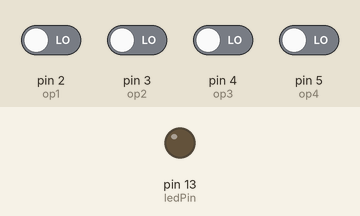
Recording of a sketch running on a simulated Arduino Uno, built with avr-gcc and run on an emulated ATmega328P. Parts: output pins drawn as LEDs (lit = HIGH). Inputs (shaded band) come from the test bench; at power-on: pin 2 (op1), pin 3 (op2), pin 4 (op3), pin 5 (op4) LOW. What the sketch prints to the serial monitor is not drawn.

Above: at 1.2 s.
1.3 s: pin 2 (op1) driven HIGH
At 2.5 s:
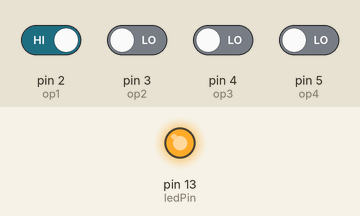
2.8 s: pin 2 (op1) driven LOW
At 3.6 s:
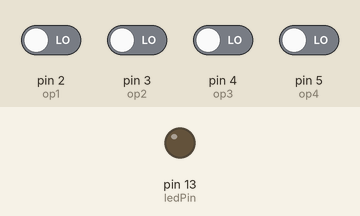
4.3 s: pin 3 (op2) driven HIGH
At 4.7 s:
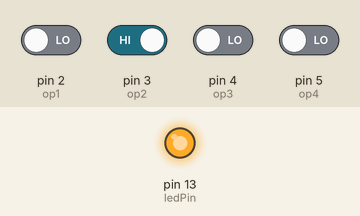
Timing chart, 0 to 7.3 s (numbered marks = the images above; inputs shaded):
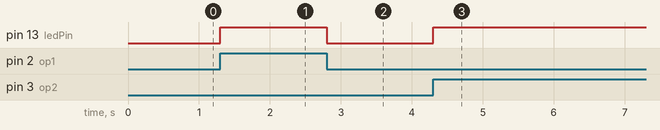

The sketch:

r2d2.ino
```cpp
const int op1 = 2, op2 = 3, op3 = 4, op4 = 5;
const int ledPin =  13;

int op1State = 0, op2State = 0, op3State = 0, op4State = 0;
bool pressed = false;

void setup() {
  Serial.begin(9600);
  pinMode(ledPin, OUTPUT);
  pinMode(op1, INPUT);
  pinMode(op2, INPUT);
  pinMode(op3, INPUT);
  pinMode(op4, INPUT);
}

void loop() {
  read_buttons();
  is_pressed();
}

char send_op(){
  if(op1State == HIGH){
    return '1';
  }
  else if(op2State == HIGH){
    return '2';
  }
  else if(op3State == HIGH){
    return '3';
  }
  else if(op4State == HIGH){
    return '4';
  }
  else{
    return '0';
  }
}

void read_buttons(){
  op1State = digitalRead(op1);
  op2State = digitalRead(op2);
  op3State = digitalRead(op3);
  op4State = digitalRead(op4);
}
void is_pressed(){
  if(op1State == HIGH || op2State == HIGH || op3State == HIGH || op4State == HIGH){
    digitalWrite(ledPin, HIGH);
    Serial.println(send_op());
  }else{
    digitalWrite(ledPin, LOW);
  }
}
```

Measured:
- after the input at 1.3 s, pin 13 (ledPin): LOW → HIGH at once
- after the input at 2.8 s, pin 13 (ledPin): HIGH → LOW at once
- after the input at 4.3 s, pin 13 (ledPin): LOW → HIGH at once
